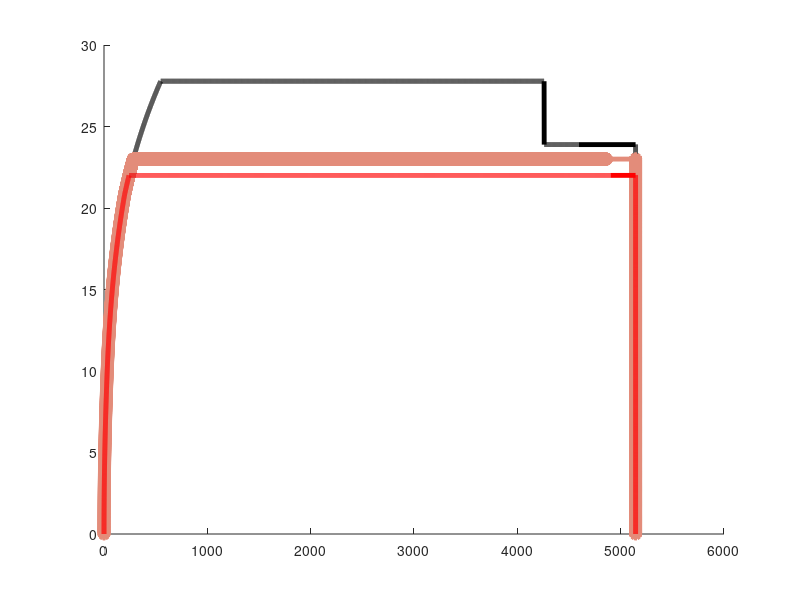

Source code (MATLAB): (Note: this script raises an error after producing the figure.)
clc;clear;
tic;
%数据读入
load('T1.mat');
%%
EX=[];
V_1X=[];
V_2X=[];
tmin1X=[];
g=9.8;
v1=[100/3.6,23,22,19,14,10];
v2=[86/3.6,23,22,19,14,10];
% v1=100/3.6;
% v2=86/3.6;
% v1=17;
% v2=15;
mark=["-","-","--",":","--","--"];
Maks=["none",".","none","none","none","none"];
colo=[[0,0,0];[227,140,122];[255,0,0];[0,0,255];[176,101,89];[215,157,164]]./255;
n = length(v1);
for i=1:1:n
    V1=v1(i);
    V2=v2(i);
    
    Emin=80000;
    tmin1=100;

    dt=0.01;
    A=zeros(1,80000);
    S1=zeros(1,80000);
    E1=zeros(1,80000);
    jiao=atan(0.0617284*(10^-3));
    for i1=2:1:80000
        f1=2.0895+0.0098*A(i1-1)+0.006*(A(i1-1)^2);
        %计算ftra
        if  A(i1-1)<=10
            ftra=310;
        else
            ftra=310*(10)/A(i1-1);
        end

        if jiao>=0
            A(i1)=(ftra-(f1+m*g*sin(jiao)))*dt/(m*rou)+A(i1-1);
        else
            A(i1)=(m*g*sin(jiao)+ftra-f1)*dt/(m*rou)+A(i1-1);
        end
        S1(i1)=S1(i1-1)+(A(i1)+A(i1-1))*dt/2;
        E1(i1)=E1(i1-1)+ftra*A(i1)*dt;
        if(A(i1)>V1)
            A(i1)=V1;
        end

        if(S1(i1)>4259.1)&(A(i1)>86/3.6)
            flag=1;
            break;
        end
        if(A(i1)>=V1) 
            break;
        end

        index = find(DisGra(:,1) <S1(i1));
        index=index(end);
        jiao=atan(DisGra(index, 2)*(10^-3));
    end
    if flag==1
        continue;
    end
    A = A(A~=0);
    A=[0,A];
    S1 = S1(S1~=0);
    S1=[0,S1];
    E1 = E1(E1~=0);
    E1=[0,E1];
    t1=(i1-1)*dt;

    %制动时间计算
    D=zeros(1,80000);
    % D(1)=Vmax;
    S4=zeros(1,80000);
    E4=zeros(1,80000);
    jiao2=atan(20.3086*(10^-3));
    for i4=2:1:80000
        f4=2.0895+0.0098*D(i4-1)+0.006*(D(i4-1)^2);
        if  D(i4-1)<=17
            ftra=260;
        else
            ftra=260*(17)/D(i4-1);
        end

        if jiao2>=0
            D(i4)=-(0-(f4+m*g*sin(jiao2)+ftra))*dt/(m*rou)+D(i4-1);
        else
            D(i4)=-(m*g*sin(jiao2)-(ftra+f4))*dt/(m*rou)+D(i4-1);
        end

        S4(i4)=S4(i4)+(D(i4)+D(i4-1))*dt/2;
        E4(i4)=E4(i4-1)+ftra*D(i4)*dt;
        if(D(i4)>V2) 
            break;
        end

        index = find(DisGra(:,1) <S-S4(i4));
        index=index(end);
        jiao2=atan(DisGra(index, 2)*(10^-3));
    end
    D = D(D~=0);
    D=[0,D];
    D=flip(D);
    S4 = S4(S4~=0);
    S4=[0,S4];
    S4=5144.7-flip(S4);
    t4=length(D)*dt;

    %惰行
    dt=0.01;
    C=zeros(1,180000);
    C(1)=V2;
    S3=zeros(1,180000);
    for i3=2:1:180000
        f3=2.0895+0.0098*C(i3-1)+0.006*(C(i3-1)^2);

        if jiao2>=0
            C(i3)=-(0-(f3+m*g*sin(jiao2)))*dt/(m*rou)+C(i3-1);
        else
            C(i3)=-(m*g*sin(jiao2)-(f3))*dt/(m*rou)+C(i3-1);
        end
       
        S3(i3)=S3(i3-1)+(C(i3)+C(i3-1))*dt/2;
        
        if(S4(1)-S3(i3)>4259.1)&(C(i3)>86/3.6)
            C(i3)=86/3.6;
            break;
        end
        if(C(i3)>=V1) 
            break;
        end
        index = find(DisGra(:,1) <S4(1)-S3(i3));
        index=index(end);
        jiao2=atan(DisGra(index, 2)*(10^-3));
    end
    C = C(C~=0);
    C=flip(C);
    S3 = S3(S3~=0);
    S3=[0,S3];
    S3=S4(1)-flip(S3);
    t3=(i3-1)*dt;

    %巡航
    dt=0.01;
    B=zeros(1,180000);
    B(1)=V1;
    S2=zeros(1,180000);
    S2(1)=S1(end);
    E2=zeros(1,18000);
    E2(1)=E1(end);
    for i2=2:1:180000
        f2=2.0895+0.0098*B(i2-1)+0.006*(B(i2-1)^2);
        B(i2)=B(i2-1);
        if jiao>=0
            ftra=f2+m*g*sin(jiao);
        else
            ftra=f2-m*g*sin(jiao);
        end

        S2(i2)=S2(i2-1)+V1*dt;
        E2(i2)=E2(i2-1)+ftra*B(i2)*dt;
        if(S2(i2)>4259.1)&(B(i2)>86/3.6)
            B(i2)=86/3.6;
            S2(i2)=S2(i2-1)+1;
        end
        if(S2(i2)>(S3(1)-S1(end)))
            break;
        end

        index = find(DisGra(:,1) <S-S2(i2));
        index=index(end);
        jiao=atan(DisGra(index, 2)*(10^-3));
    end

    B = B(B~=0);
    S2 = S2(S2~=0);
    t2=(i2-1)*dt;
    
    hold on;
    col=colo(i,:);
    mak=mark(i);
    mak2=Maks(i);
    plot([S1,S2,S3,S4],[A,B,C,D],'Color',col, 'LineStyle',mak,'Marker',mak2,'LineWidth',3.5);
end
legend('206s','216s','226s','256s','356s','506s','FontSize', 12);
% set(gca,'XTickLabel',['0','500','2000','4000','5000','5200']);
set(gca, 'FontSize', 12);
xlim([0, 5200]);
ylim([0,30]);

tt2=toc;
disp(['代码执行时间：', num2str(tt2), '秒']);